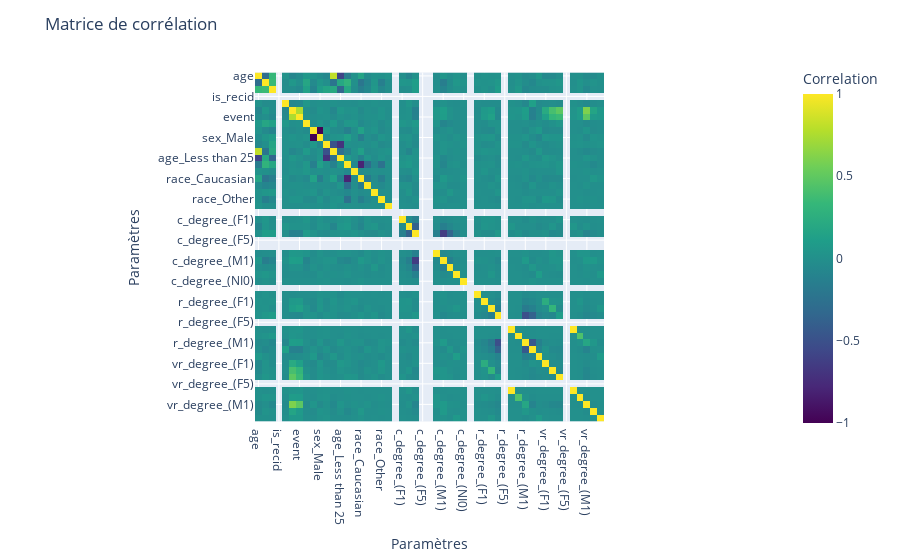

Notebook code cell kept with this figure:
### Code cell
df_noNan = df_encoded.dropna()
plot_correlation_matrix(df_noNan)

### Figure 1 — Plotly figure (JSON) as saved in the notebook; plotly's stock layout.template omitted (floating-point values rounded to 4 significant figures; data arrays with more than 128 entries replaced by an {"elided": "..."} marker saying what was removed)
{"data": [{"coloraxis": "coloraxis", "hovertemplate": "Feature 1: %{y}<br>Feature 2: %{x}<br>Correlation: %{z}<extra></extra>", "name": "0", "type": "heatmap", "x": ["age", "decile_score", "priors_count", "is_recid", "r_days_from_arrest", "is_violent_recid", "event", "duration", "sex_Female", "sex_Male", "age_25 - 45", "age_Greater than 45", "age_Less than 25", "race_African-American", "race_Asian", "race_Caucasian", "race_Hispanic", "race_Native American", "race_Other", "c_degree_(CO3)", "c_degree_(CT)", "c_degree_(F1)", "c_degree_(F2)", "c_degree_(F3)", "c_degree_(F5)", "c_degree_(F6)", "c_degree_(F7)", "c_degree_(M1)", "c_degree_(M2)", "c_degree_(MO3)", "c_degree_(NI0)", "c_degree_(TCX)", "r_degree_(CO3)", "r_degree_(F1)", "r_degree_(F2)", "r_degree_(F3)", "r_degree_(F5)", "r_degree_(F6)", "r_degree_(F7)", "r_degree_(M1)", "r_degree_(M2)", "r_degree_(MO3)", "vr_degree_(F1)", "vr_degree_(F2)", "vr_degree_(F3)", "vr_degree_(F5)", "vr_degree_(F6)", "vr_degree_(F7)", "vr_degree_(M1)", "vr_degree_(M2)", "vr_degree_(MO3)"], "xaxis": "x", "y": ["age", "decile_score", "priors_count", "is_recid", "r_days_from_arrest", "is_violent_recid", "event", "duration", "sex_Female", "sex_Male", "age_25 - 45", "age_Greater than 45", "age_Less than 25", "race_African-American", "race_Asian", "race_Caucasian", "race_Hispanic", "race_Native American", "race_Other", "c_degree_(CO3)", "c_degree_(CT)", "c_degree_(F1)", "c_degree_(F2)", "c_degree_(F3)", "c_degree_(F5)", "c_degree_(F6)", "c_degree_(F7)", "c_degree_(M1)", "c_degree_(M2)", "c_degree_(MO3)", "c_degree_(NI0)", "c_degree_(TCX)", "r_degree_(CO3)", "r_degree_(F1)", "r_degree_(F2)", "r_degree_(F3)", "r_degree_(F5)", "r_degree_(F6)", "r_degree_(F7)", "r_degree_(M1)", "r_degree_(M2)", "r_degree_(MO3)", "vr_degree_(F1)", "vr_degree_(F2)", "vr_degree_(F3)", "vr_degree_(F5)", "vr_degree_(F6)", "vr_degree_(F7)", "vr_degree_(M1)", "vr_degree_(M2)", "vr_degree_(MO3)"], "yaxis": "y", "z": {"elided": "51x51 float values"}}], "layout": {"coloraxis": {"colorbar": {"title": {"text": "Correlation"}}, "colorscale": [[0, "#440154"], [0.1111, "#482878"], [0.2222, "#3e4989"], [0.3333, "#31688e"], [0.4444, "#26828e"], [0.5556, "#1f9e89"], [0.6667, "#35b779"], [0.7778, "#6ece58"], [0.8889, "#b5de2b"], [1, "#fde725"]]}, "margin": {"t": 60}, "title": {"text": "Matrice de corrélation"}, "xaxis": {"anchor": "y", "constrain": "domain", "domain": [0, 1], "scaleanchor": "y", "title": {"text": "Paramètres"}}, "yaxis": {"anchor": "x", "autorange": "reversed", "constrain": "domain", "domain": [0, 1], "title": {"text": "Paramètres"}}}}
